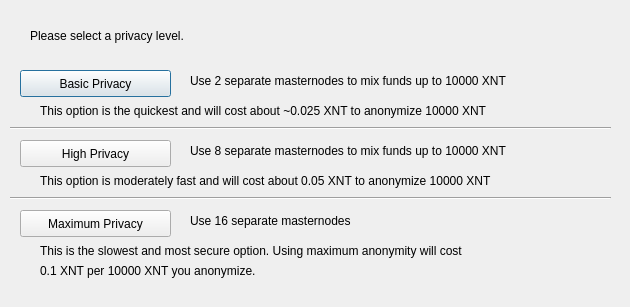
<?xml version="1.0" encoding="UTF-8"?>
<ui version="4.0">
 <class>DarksendConfig</class>
 <widget class="QDialog" name="DarksendConfig">
  <property name="geometry">
   <rect>
    <x>0</x>
    <y>0</y>
    <width>630</width>
    <height>307</height>
   </rect>
  </property>
  <property name="windowTitle">
   <string>Configure Darksend</string>
  </property>
  <widget class="QPushButton" name="buttonBasic">
   <property name="geometry">
    <rect>
     <x>20</x>
     <y>70</y>
     <width>151</width>
     <height>27</height>
    </rect>
   </property>
   <property name="text">
    <string>Basic Privacy</string>
   </property>
  </widget>
  <widget class="QPushButton" name="buttonHigh">
   <property name="geometry">
    <rect>
     <x>20</x>
     <y>140</y>
     <width>151</width>
     <height>27</height>
    </rect>
   </property>
   <property name="text">
    <string>High Privacy</string>
   </property>
  </widget>
  <widget class="QPushButton" name="buttonMax">
   <property name="geometry">
    <rect>
     <x>20</x>
     <y>210</y>
     <width>151</width>
     <height>27</height>
    </rect>
   </property>
   <property name="text">
    <string>Maximum Privacy</string>
   </property>
  </widget>
  <widget class="QLabel" name="label">
   <property name="geometry">
    <rect>
     <x>30</x>
     <y>20</y>
     <width>571</width>
     <height>31</height>
    </rect>
   </property>
   <property name="text">
    <string>Please select a privacy level.</string>
   </property>
  </widget>
  <widget class="QLabel" name="label_2">
   <property name="geometry">
    <rect>
     <x>190</x>
     <y>70</y>
     <width>421</width>
     <height>21</height>
    </rect>
   </property>
   <property name="text">
    <string>Use 2 separate masternodes to mix funds up to 10000 XNT</string>
   </property>
  </widget>
  <widget class="QLabel" name="label_3">
   <property name="geometry">
    <rect>
     <x>190</x>
     <y>140</y>
     <width>411</width>
     <height>21</height>
    </rect>
   </property>
   <property name="text">
    <string>Use 8 separate masternodes to mix funds up to 10000 XNT</string>
   </property>
  </widget>
  <widget class="QLabel" name="label_4">
   <property name="geometry">
    <rect>
     <x>190</x>
     <y>210</y>
     <width>421</width>
     <height>21</height>
    </rect>
   </property>
   <property name="text">
    <string>Use 16 separate masternodes</string>
   </property>
  </widget>
  <widget class="QLabel" name="label_6">
   <property name="geometry">
    <rect>
     <x>40</x>
     <y>100</y>
     <width>561</width>
     <height>21</height>
    </rect>
   </property>
   <property name="text">
    <string>This option is the quickest and will cost about ~0.025 XNT to anonymize 10000 XNT</string>
   </property>
  </widget>
  <widget class="QLabel" name="label_7">
   <property name="geometry">
    <rect>
     <x>40</x>
     <y>170</y>
     <width>561</width>
     <height>21</height>
    </rect>
   </property>
   <property name="text">
    <string>This option is moderately fast and will cost about 0.05 XNT to anonymize 10000 XNT</string>
   </property>
  </widget>
  <widget class="QLabel" name="label_8">
   <property name="geometry">
    <rect>
     <x>40</x>
     <y>240</y>
     <width>561</width>
     <height>21</height>
    </rect>
   </property>
   <property name="text">
    <string>This is the slowest and most secure option. Using maximum anonymity will cost</string>
   </property>
  </widget>
  <widget class="QLabel" name="label_9">
   <property name="geometry">
    <rect>
     <x>40</x>
     <y>260</y>
     <width>561</width>
     <height>21</height>
    </rect>
   </property>
   <property name="text">
    <string>0.1 XNT per 10000 XNT you anonymize.</string>
   </property>
  </widget>
  <widget class="Line" name="line">
   <property name="geometry">
    <rect>
     <x>10</x>
     <y>120</y>
     <width>601</width>
     <height>16</height>
    </rect>
   </property>
   <property name="orientation">
    <enum>Qt::Horizontal</enum>
   </property>
  </widget>
  <widget class="Line" name="line_2">
   <property name="geometry">
    <rect>
     <x>10</x>
     <y>190</y>
     <width>601</width>
     <height>16</height>
    </rect>
   </property>
   <property name="orientation">
    <enum>Qt::Horizontal</enum>
   </property>
  </widget>
 </widget>
 <resources/>
 <connections/>
</ui>
